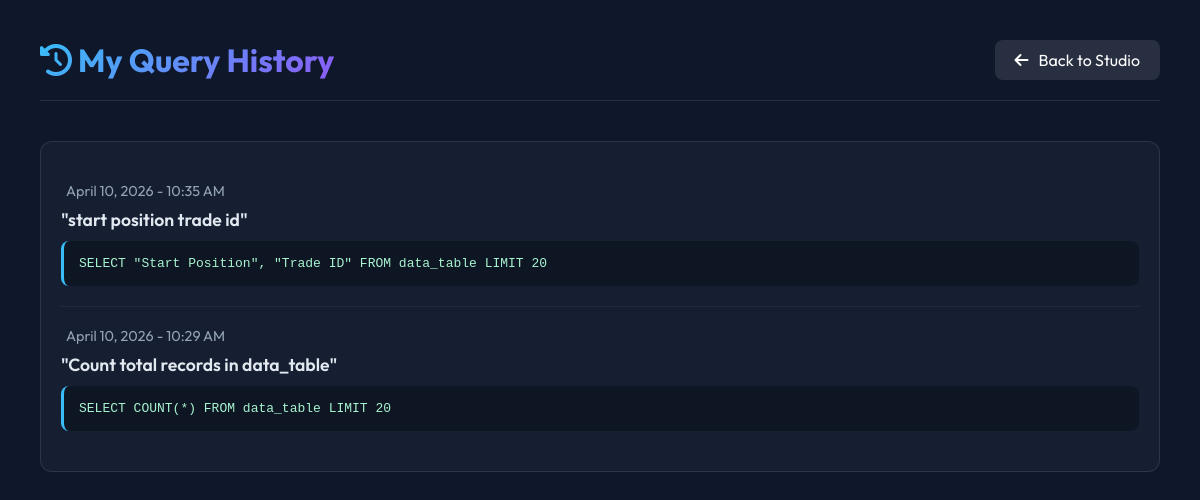
The page /history (signed in) on the database its author committed.
### app.py (models this page shows)
class QueryHistory(db.Model):
    id = db.Column(db.Integer, primary_key=True)
    user_id = db.Column(db.Integer, db.ForeignKey('user.id'), nullable=False)
    nl_query = db.Column(db.Text, nullable=False)
    sql_query = db.Column(db.Text, nullable=False)
    timestamp = db.Column(db.DateTime, default=datetime.utcnow)

### app.py (the view)
@app.route("/history")
@login_required
def history():
    user_history = QueryHistory.query.filter_by(user_id=current_user.id).order_by(QueryHistory.timestamp.desc()).all()
    return render_template("history.html", history=user_history)

### app.py (called while the page is built)
@login_manager.user_loader
def load_user(user_id):
    return db.session.get(User, int(user_id))

### templates/history.html (shortened to what this page needs)
<!DOCTYPE html>
<html lang="en">
<head>
<link rel="stylesheet" href="https://cdnjs.cloudflare.com/ajax/libs/font-awesome/6.5.0/css/all.min.css">
</head>
<body>
<div class="header">
    <h1><i class="fa-solid fa-clock-rotate-left"></i> My Query History</h1>
    <a href="/index" class="btn-back"><i class="fa-solid fa-arrow-left"></i> Back to Studio</a>
</div>
<div class="card">
    {% if history %}
        {% for h in history %}
        <div class="history-item">
            <div class="timestamp"> {{ h.timestamp.strftime('%B %d, %Y - %I:%M %p') }}</div>
            <div class="nl-query">"{{ h.nl_query }}"</div>
            <div class="sql-query">{{ h.sql_query }}</div>
        </div>
        {% endfor %}
    {% else %}
        <div class="empty-state">
            <i class="fa-solid fa-ghost"></i>
            <h3>No Queries Yet</h3>
            <p>Your generated SQL queries will appear here once you start using the studio.</p>
        </div>
    {% endif %}
</div>
</body>
</html>

### templates/history.html (style rules this page uses)
body { margin: 0; font-family: 'Outfit', sans-serif; background: #0f172a; color: white; padding: 40px; }
.header { display: flex; justify-content: space-between; align-items: center; margin-bottom: 40px; border-bottom: 1px solid rgba(255,255,255,0.1); padding-bottom: 20px; }
.header h1 { margin: 0; background: linear-gradient(135deg, #38bdf8, #8b5cf6); -webkit-background-clip: text; color: transparent; }
.btn-back { display: inline-flex; align-items: center; gap: 10px; padding: 10px 20px; background: rgba(255,255,255,0.1); color: white; text-decoration: none; border-radius: 8px; transition: background 0.3s; }
.card { background: rgba(30, 41, 59, 0.5); border: 1px solid rgba(255,255,255,0.1); border-radius: 12px; padding: 20px; }
.history-item { border-bottom: 1px solid rgba(255,255,255,0.05); padding: 20px 0; }
.history-item:last-child { border-bottom: none; }
.timestamp { color: #94a3b8; font-size: 0.9rem; margin-bottom: 8px; display: flex; align-items: center; gap: 5px; }
.nl-query { font-size: 1.1rem; font-weight: 600; margin-bottom: 10px; color: #e2e8f0; }
.sql-query { background: rgba(0,0,0,0.3); padding: 15px; border-radius: 8px; font-family: monospace; color: #a7f3d0; border-left: 3px solid #38bdf8; overflow-x: auto; }

### rows shown on the page
QueryHistory: timestamp "April 10, 2026 - 10:35 AM", nl_query "start position trade id", sql_query "SELECT \"Start Position\", \"Trade ID\" FROM data_table LIMIT 20"
QueryHistory: timestamp "April 10, 2026 - 10:29 AM", nl_query "Count total records in data_table", sql_query "SELECT COUNT(*) FROM data_table LIMIT 20"
